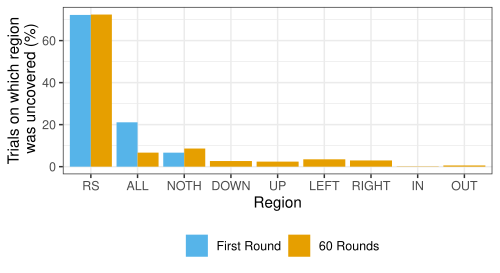

This figure's R source:
library(ggplot2)

df1 = read.csv("humans_full.csv")
head(df1)

# ----------------------------------

# Check the performance on the first round, as if one-shot task
DLIRound60 <- df1$DLIndex[which(df1$Round == 60)]
mean(DLIRound60)
sd(DLIRound60)
DLIRound1 <- df1$DLIndex[which(df1$Round == 1)]
mean(DLIRound1)
sd(DLIRound1)
wilcox.test(DLIRound60, DLIRound1) # => Difference one-shot task vs iterated task is significant

DLIRound60 <- data.frame(DLIRound60)
names(DLIRound60)[1] <- "DLIndex"
DLIRound60$Exp <- as.character("Last")
DLIRound1 <- data.frame(DLIRound1)
names(DLIRound1)[1] <- "DLIndex"
DLIRound1$Exp <- as.character("First")
df <- rbind(DLIRound1, DLIRound60)

# Density plot
g2 <- ggplot(df, aes(DLIndex, colour=Exp, group=Exp)) +
  geom_density(size=1) +
  scale_colour_manual(values = c("Last" = "#E69F00", "First" = "#56B4E9")) +  
  #  scale_y_continuous(limits = c(0, 5)) + 
  scale_y_continuous(position = "right") +
  labs(color = "Round") +
  theme_bw() +
  theme(legend.position="bottom")

g2

# Plot frequencies of regions
n <- length(df1$Category[which(df1$Round == 1)])
A <- as.data.frame(rep('First Round', n))
colnames(A) = c('Condition')
A$Strategy <- df1$Category[which(df1$Round == 1)]
head(A)
n <- length(df1$Category)
B <- as.data.frame(rep('60 Rounds', n))
colnames(B) = c('Condition')
B$Strategy <- df1$Category

df <- rbind(
  A[c('Strategy',
      'Condition')],
  B[c('Strategy',
      'Condition')]
)
df$Condition <- as.factor(df$Condition)
df$Condition <- factor(df$Condition, levels = c('First Round', '60 Rounds'))
df$Strategy <- lapply(df$Strategy, function(x) {
  if(x=='NOTHING') {
    return('NOTH')
  } else {
    #    print(x)
    return(as.character(x))
  }
})
df$Strategy <- unlist(df$Strategy)
df$Strategy <- as.factor(df$Strategy)
df$Strategy <- factor(df$Strategy, levels = c('RS',
                                              'ALL', 
                                              'NOTH', 
                                              'DOWN', 
                                              'UP', 
                                              'LEFT', 
                                              'RIGHT', 
                                              'IN', 
                                              'OUT'))

p <- ggplot(df, aes(x=Strategy,  group=Condition, fill=Condition)) + 
  geom_bar(aes(y = ..prop..*100), stat="count", position="dodge") +
  #  geom_text(aes(label = scales::percent(..prop..),
  #                 y= ..prop.. ), stat= "count", vjust = -.5) +
  #  labs(y = "Percent", fill="Region") +
  xlab("Region") +
  ylab("Trials on which region\n was uncovered (%)") +
  scale_fill_manual(name = "Trials on",
                    values = c("60 Rounds" = "#E69F00", "First Round" = "#56B4E9")) +  
  #  facet_grid(~Condition) +
  #  scale_y_continuous(labels = scales::percent, limits = c(0, 0.6)) +
  theme_bw() +
  theme(legend.position="bottom")

p

grid.arrange(p, g2, 
             nrow = 1,
             widths=c(0.7, 0.3))
